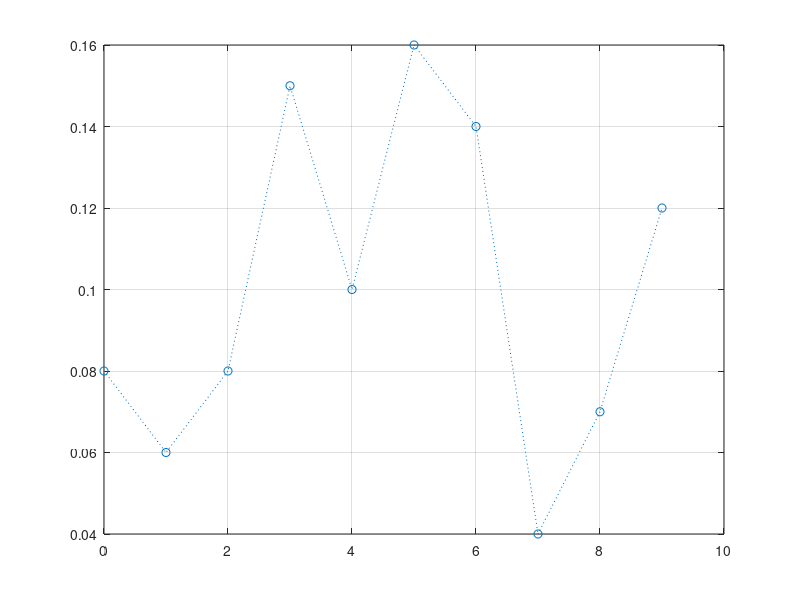

This figure's MATLAB source:
disp("Tugas 3\n");

length = 100;

function num = generate()
    num = floor(rand(1,1)*10);
    return;
end

generated = [];

for i = 1:length
    generated = [generated generate()];
end

disp("\nHasil Generate Angka antara 0-9");
disp(generated);

t = 0:9;
h = hist(generated, t);

disp("\PDF");
p = h / sum(h);
plot(t,p,'o:'), grid;
